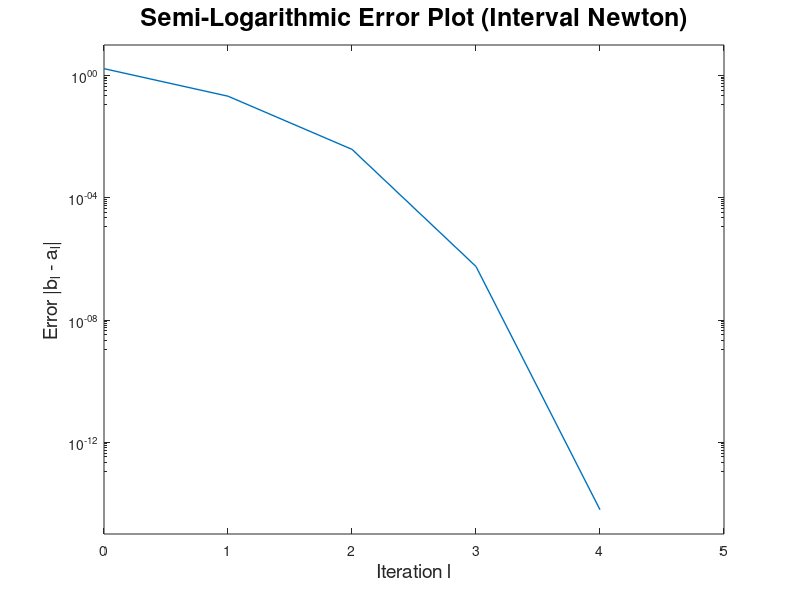

Write MATLAB code to recreate this figure.
% Define the corresponding data set

X    = [1 2 3 4 5 6 7 8 9 11 19]'; %[1 1.1 1.1 1.1 1.7 2.1 3.2]';

% s  = 1 (Weibull), s = -1 (inverse Weibull)

s    = 1;

% Define functions G_s, dG_s and H_s

G_s  = @(z) (1./z) + (s./length(X)).*sum(log(X)) - s.*sum(((X.^(s.*z))./(sum(X.^(s.*z)))).*log(X));
dG_s = @(z) - (1./(z.^2)) - (1./((sum(X.^(s.*z))).^2)).*((sum(log(X).*log(X).*(X.^(s.*z)))).*(sum(X.^(s.*z)))-((sum(log(X).*(X.^(s.*z)))).^2));
H_s  = @(z) sum(((X.^(s.*z))./(sum(X.^(s.*z)))).*log(X));

% Define initial Interval

a_init = 1/(log(max(X)) - (1./length(X)).*sum(log(X)));
b_init = min([1/(s*(H_s(a_init) - (1./length(X)).*sum(log(X)))) (length(X).*length(X)+sqrt((length(X)).^4+4.*(length(X)).^2))./(2*(max(log(X))-min(log(X))))]);

% Start the loop

N_max     = 20;
tolerance = 10^(-16);
N_points  = 100;

A      = zeros(1,(N_max+1));
B      = zeros(1,(N_max+1));

A(1)   = a_init;
B(1)   = b_init;

if(s == 1)
tic
  for j = 1:1:N_max
    m = (A(j) + B(j))/2;
    if(G_s(m) == 0)
      A(j + 1) = m;
      B(j + 1) = m;
      break
    elseif(G_s(m) < 0)
      A(j + 1) = max([A(j) (m - G_s(m)./(max(dG_s(A(j):(B(j)-A(j))/N_points:B(j)))) )]);
      B(j + 1) = min([B(j) (m - G_s(m)./(min(dG_s(A(j):(B(j)-A(j))/N_points:B(j)))) )]);
    elseif(G_s(m) > 0)
      A(j + 1) = max([A(j) (m - G_s(m)./(min(dG_s(A(j):(B(j)-A(j))/N_points:B(j)))) )]);
      B(j + 1) = min([B(j) (m - G_s(m)./(max(dG_s(A(j):(B(j)-A(j))/N_points:B(j)))) )]);
    endif

    if(B(j+1) - A(j+1) < tolerance)
      break
    endif
  endfor
toc
endif

if(s == -1)
tic
  for j = 1:1:N_max
    m = (A(j) + B(j))/2;
    if(G_s(m) == 0)
      A(j + 1) = m;
      B(j + 1) = m;
      break
    elseif(G_s(m) < 0)
      A(j + 1) = max([A(j) (m - G_s(m)./(max(dG_s(A(j):(B(j)-A(j))/N_points:B(j)))) )]);
      B(j + 1) = min([B(j) (m - G_s(m)./(min(dG_s(A(j):(B(j)-A(j))/N_points:B(j)))) )]);
    elseif(G_s(m) > 0)
      A(j + 1) = max([A(j) (m - G_s(m)./(min(dG_s(A(j):(B(j)-A(j))/N_points:B(j)))) )]);
      B(j + 1) = min([B(j) (m - G_s(m)./(max(dG_s(A(j):(B(j)-A(j))/N_points:B(j)))) )]);
    endif

    if(B(j+1) - A(j+1) < tolerance)
      break
    endif

  endfor
toc
endif

z_sought = (B(j+1) + A(j+1))/2;

figure(3)
semilogy(0:1:j,(B(1:1:j+1)-A(1:1:j+1)),'linewidth',1.0)
title('Semi-Logarithmic Error Plot (Interval Newton)','fontsize',18)
yticks([10^0 10^(-4) 10^(-8) 10^(-12) 10^(-16)])
xlabel('Iteration l','fontsize',14,'interpreter','tex')
ylabel('Error |b_{l} - a_{l}|','fontsize',14,'interpreter','tex')
